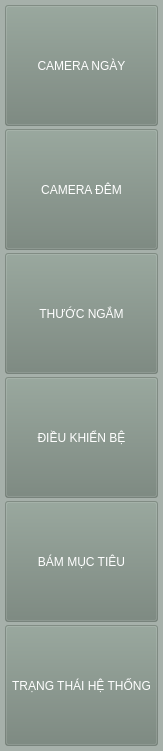
    <widget class="QFrame" name="frame_4">
     <property name="geometry">
      <rect>
       <x>0</x>
       <y>9</y>
       <width>120</width>
       <height>751</height>
      </rect>
     </property>
     <property name="sizePolicy">
      <sizepolicy hsizetype="Fixed" vsizetype="Fixed">
       <horstretch>0</horstretch>
       <verstretch>0</verstretch>
      </sizepolicy>
     </property>
     <property name="styleSheet">
      <string notr="true">color:white; background-color: rgba(114,129,119,100);</string>
     </property>
     <property name="frameShape">
      <enum>QFrame::NoFrame</enum>
     </property>
     <layout class="QVBoxLayout" name="verticalLayout_2">
      <property name="spacing">
       <number>3</number>
      </property>
      <property name="leftMargin">
       <number>5</number>
      </property>
      <property name="topMargin">
       <number>5</number>
      </property>
      <property name="rightMargin">
       <number>5</number>
      </property>
      <property name="bottomMargin">
       <number>5</number>
      </property>
      <item>
       <widget class="QCustomButton" name="bt_f_1">
        <property name="sizePolicy">
         <sizepolicy hsizetype="Minimum" vsizetype="Preferred">
          <horstretch>0</horstretch>
          <verstretch>0</verstretch>
         </sizepolicy>
        </property>
        <property name="text">
         <string>CAMERA NGÀY</string>
        </property>
        <property name="icon">
         <iconset>
          <normaloff>icons/gun.png</normaloff>icons/gun.png</iconset>
        </property>
        <property name="iconSize">
         <size>
          <width>64</width>
          <height>64</height>
         </size>
        </property>
        <property name="checkable">
         <bool>true</bool>
        </property>
        <property name="autoExclusive">
         <bool>true</bool>
        </property>
       </widget>
      </item>
      <item>
       <widget class="QCustomButton" name="bt_f_2">
        <property name="sizePolicy">
         <sizepolicy hsizetype="Minimum" vsizetype="Preferred">
          <horstretch>0</horstretch>
          <verstretch>0</verstretch>
         </sizepolicy>
        </property>
        <property name="text">
         <string>CAMERA ĐÊM</string>
        </property>
        <property name="icon">
         <iconset>
          <normaloff>icons/camera-recorder.png</normaloff>icons/camera-recorder.png</iconset>
        </property>
        <property name="iconSize">
         <size>
          <width>64</width>
          <height>64</height>
         </size>
        </property>
        <property name="checkable">
         <bool>true</bool>
        </property>
        <property name="autoExclusive">
         <bool>true</bool>
        </property>
       </widget>
      </item>
      <item>
       <widget class="QCustomButton" name="bt_f_3">
        <property name="sizePolicy">
         <sizepolicy hsizetype="Minimum" vsizetype="Preferred">
          <horstretch>0</horstretch>
          <verstretch>0</verstretch>
         </sizepolicy>
        </property>
        <property name="text">
         <string>THƯỚC NGẮM</string>
        </property>
        <property name="icon">
         <iconset>
          <normaloff>icons/target.png</normaloff>icons/target.png</iconset>
        </property>
        <property name="iconSize">
         <size>
          <width>64</width>
          <height>64</height>
         </size>
        </property>
        <property name="checkable">
         <bool>true</bool>
        </property>
        <property name="autoExclusive">
         <bool>true</bool>
        </property>
       </widget>
      </item>
      <item>
       <widget class="QCustomButton" name="bt_f_4">
        <property name="sizePolicy">
         <sizepolicy hsizetype="Minimum" vsizetype="Preferred">
          <horstretch>0</horstretch>
          <verstretch>0</verstretch>
         </sizepolicy>
        </property>
        <property name="text">
         <string>ĐIỀU KHIỂN BỆ</string>
        </property>
        <property name="icon">
         <iconset>
          <normaloff>icons/control.png</normaloff>icons/control.png</iconset>
        </property>
        <property name="iconSize">
         <size>
          <width>64</width>
          <height>64</height>
         </size>
        </property>
        <property name="checkable">
         <bool>true</bool>
        </property>
        <property name="autoExclusive">
         <bool>true</bool>
        </property>
       </widget>
      </item>
      <item>
       <widget class="QCustomButton" name="bt_f_5">
        <property name="sizePolicy">
         <sizepolicy hsizetype="Minimum" vsizetype="Preferred">
          <horstretch>0</horstretch>
          <verstretch>0</verstretch>
         </sizepolicy>
        </property>
        <property name="text">
         <string>BÁM MỤC TIÊU</string>
        </property>
        <property name="icon">
         <iconset>
          <normaloff>icons/tracker.png</normaloff>icons/tracker.png</iconset>
        </property>
        <property name="iconSize">
         <size>
          <width>64</width>
          <height>64</height>
         </size>
        </property>
        <property name="checkable">
         <bool>true</bool>
        </property>
        <property name="autoExclusive">
         <bool>true</bool>
        </property>
       </widget>
      </item>
      <item>
       <widget class="QCustomButton" name="bt_f_6">
        <property name="sizePolicy">
         <sizepolicy hsizetype="Minimum" vsizetype="Preferred">
          <horstretch>0</horstretch>
          <verstretch>0</verstretch>
         </sizepolicy>
        </property>
        <property name="text">
         <string>TRẠNG THÁI HỆ THỐNG</string>
        </property>
        <property name="icon">
         <iconset>
          <normaloff>icons/application-settings.png</normaloff>icons/application-settings.png</iconset>
        </property>
        <property name="iconSize">
         <size>
          <width>64</width>
          <height>64</height>
         </size>
        </property>
        <property name="checkable">
         <bool>true</bool>
        </property>
        <property name="autoExclusive">
         <bool>true</bool>
        </property>
       </widget>
      </item>
     </layout>
    </widget>
